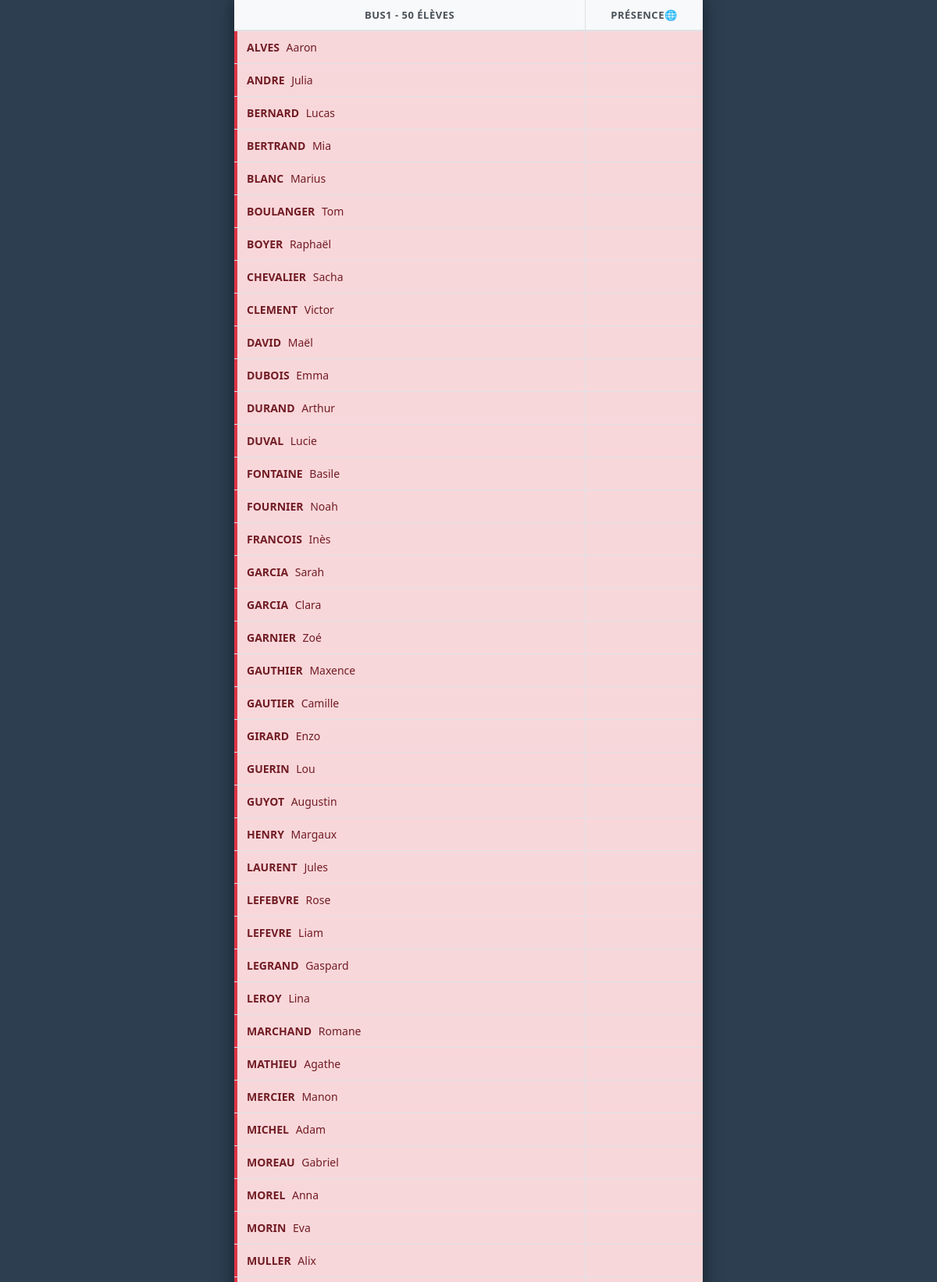
The app's page /bus/bus1 (upper part) with its own data.
### tables this page shows
CREATE TABLE eleves 
                        (id INTEGER PRIMARY KEY AUTOINCREMENT, 
                         nom TEXT NOT NULL, 
                         prenom TEXT NOT NULL,
                         bus TEXT NOT NULL,
                         present INTEGER DEFAULT 0);

### app.py (the view)
@app.route('/bus/<type_bus>')
def liste_bus(type_bus):
    with sqlite3.connect(DB_PATH) as conn:
        conn.row_factory = sqlite3.Row
        eleves = conn.execute("SELECT * FROM eleves WHERE bus = ? ORDER BY nom ASC", (type_bus,)).fetchall()
    total = len(eleves)
    presents = sum(1 for e in eleves if e['present'] == 1)
    return render_template('index.html', eleves=eleves, total=total, presents=presents, bus=type_bus)

### templates/index.html (shortened to what this page needs)
<!DOCTYPE html>
<html lang="fr">
<head>
    <link rel="stylesheet" href="{{ url_for('static', filename='style.css') }}">
</head>
<body>
    <div class="app-wrapper">
        <header class="pronote-header">
            <div class="header-left">{{ bus.upper() }} - {{ total }} élèves</div>
            <div class="header-right">Présence <span class="globe">🌐</span></div>
        </header>
        <main class="list-area">
            {% for eleve in eleves %}
            <div class="row {{ 'is-present' if eleve.present == 1 else 'is-absent' }}" onclick="location.href='/toggle/{{ eleve.id }}/{{ bus }}'">
                <div class="col-left">
                    <span class="nom">{{ eleve.nom }}</span>&nbsp;{{ eleve.prenom }}
                </div>
                <div class="col-right">
                </div>
            </div>
            {% endfor %}
        </main>
    </div>
</body>
</html>

### static/style.css (style rules this page uses)
* { box-sizing: border-box; -webkit-tap-highlight-color: transparent; }
html, body { margin: 0; padding: 0; height: 100dvh; width: 100%; overflow: hidden; font-family: "Segoe UI", Tahoma, sans-serif; background-color: #2c3e50; }
.app-wrapper { display: flex; flex-direction: column; height: 100dvh; max-width: 600px; margin: 0 auto; background: #ffffff; box-shadow: 0 0 20px rgba(0,0,0,0.5); }
.pronote-header { display: flex; height: 40px; background: #f8f9fa; border-bottom: 2px solid #dee2e6; flex-shrink: 0; }
.header-left, .header-right { display: flex; align-items: center; justify-content: center; font-size: 13px; font-weight: 700; color: #495057; text-transform: uppercase; letter-spacing: 0.5px; }
.header-left { flex: 0 0 75%; border-right: 1px solid #dee2e6; }
.header-right { flex: 0 0 25%; }
.list-area { flex: 1; overflow-y: auto; background: #fff; -webkit-overflow-scrolling: touch; }
.row { display: flex; min-height: 42px; border-bottom: 1px solid #dee2e6; cursor: pointer; transition: background 0.1s; }
.row:nth-child(even) { background-color: #fcfcfc; }
.col-left { flex: 0 0 75%; display: flex; align-items: center; padding: 0 12px; border-right: 1px solid #dee2e6; font-size: 14px; }
.col-right { flex: 0 0 25%; display: flex; align-items: center; justify-content: center; font-size: 18px; background: #fff; }
.nom { font-weight: 800; margin-right: 5px; }
.is-absent .col-left { color: #721c24; background-color: #f8d7da; border-left: 4px solid #dc3545; }
.is-absent .col-right { color: #dc3545; background-color: #f8d7da; }

### records on screen
eleves: nom "ALVES", prenom "Aaron"
eleves: nom "ANDRE", prenom "Julia"
eleves: nom "BERNARD", prenom "Lucas"
eleves: nom "BERTRAND", prenom "Mia"
eleves: nom "BLANC", prenom "Marius"
eleves: nom "BOULANGER", prenom "Tom"
eleves: nom "BOYER", prenom "Raphaël"
eleves: nom "CHEVALIER", prenom "Sacha"
eleves: nom "CLEMENT", prenom "Victor"
eleves: nom "DAVID", prenom "Maël"
eleves: nom "DUBOIS", prenom "Emma"
eleves: nom "DURAND", prenom "Arthur"
eleves: nom "DUVAL", prenom "Lucie"
eleves: nom "FONTAINE", prenom "Basile"
eleves: nom "FOURNIER", prenom "Noah"
eleves: nom "FRANCOIS", prenom "Inès"
eleves: nom "GARCIA", prenom "Sarah"
eleves: nom "GARCIA", prenom "Clara"
eleves: nom "GARNIER", prenom "Zoé"
eleves: nom "GAUTHIER", prenom "Maxence"
eleves: nom "GAUTIER", prenom "Camille"
eleves: nom "GIRARD", prenom "Enzo"
eleves: nom "GUERIN", prenom "Lou"
eleves: nom "GUYOT", prenom "Augustin"
eleves: nom "HENRY", prenom "Margaux"
eleves: nom "LAURENT", prenom "Jules"
eleves: nom "LEFEBVRE", prenom "Rose"
eleves: nom "LEFEVRE", prenom "Liam"
eleves: nom "LEGRAND", prenom "Gaspard"
eleves: nom "LEROY", prenom "Lina"
eleves: nom "MARCHAND", prenom "Romane"
eleves: nom "MATHIEU", prenom "Agathe"
eleves: nom "MERCIER", prenom "Manon"
eleves: nom "MICHEL", prenom "Adam"
eleves: nom "MOREAU", prenom "Gabriel"
eleves: nom "MOREL", prenom "Anna"
eleves: nom "MORIN", prenom "Eva"
eleves: nom "MULLER", prenom "Alix"

### other values on screen
{{ bus.upper() }} "BUS1"
{{ total }} "50"
